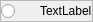
<?xml version="1.0" encoding="UTF-8"?>
<ui version="4.0">
 <class>QPlayerWidget</class>
 <widget class="QFrame" name="QPlayerWidget">
  <property name="geometry">
   <rect>
    <x>0</x>
    <y>0</y>
    <width>68</width>
    <height>15</height>
   </rect>
  </property>
  <property name="windowTitle">
   <string>Frame</string>
  </property>
  <property name="frameShape">
   <enum>QFrame::StyledPanel</enum>
  </property>
  <property name="frameShadow">
   <enum>QFrame::Raised</enum>
  </property>
  <layout class="QHBoxLayout" name="horizontalLayout">
   <property name="spacing">
    <number>0</number>
   </property>
   <property name="leftMargin">
    <number>0</number>
   </property>
   <property name="topMargin">
    <number>0</number>
   </property>
   <property name="rightMargin">
    <number>0</number>
   </property>
   <property name="bottomMargin">
    <number>0</number>
   </property>
   <item>
    <widget class="QRadioButton" name="radioButton">
     <property name="text">
      <string>    </string>
     </property>
    </widget>
   </item>
   <item>
    <widget class="QLabel" name="label">
     <property name="text">
      <string>TextLabel</string>
     </property>
    </widget>
   </item>
  </layout>
 </widget>
 <resources/>
 <connections/>
</ui>
